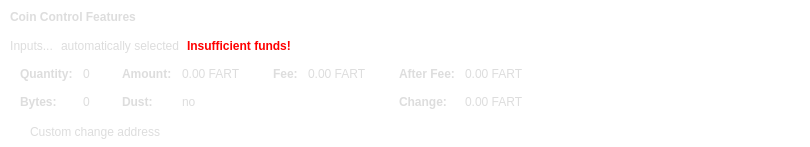
    <widget class="QFrame" name="frameCoinControl">
<!-- Style of background -->  
              <property name="styleSheet">
               <string notr="true">background-color: rgba(0, 0, 0, 0%); color: #DDDDDD; border: 0px; </string>
              </property>
<!-- Style of background -->  
     <property name="sizePolicy">
      <sizepolicy hsizetype="Expanding" vsizetype="Expanding">
       <horstretch>0</horstretch>
       <verstretch>0</verstretch>
      </sizepolicy>
     </property>
     <property name="maximumSize">
      <size>
       <width>16777215</width>
       <height>16777215</height>
      </size>
     </property>
     <property name="frameShape">
      <enum>QFrame::StyledPanel</enum>
     </property>
     <property name="frameShadow">
      <enum>QFrame::Sunken</enum>
     </property>
     <layout class="QVBoxLayout" name="verticalLayoutCoinControl2">
      <property name="spacing">
       <number>0</number>
      </property>
      <property name="leftMargin">
       <number>0</number>
      </property>
      <property name="topMargin">
       <number>0</number>
      </property>
      <property name="rightMargin">
       <number>0</number>
      </property>
      <property name="bottomMargin">
       <number>6</number>
      </property>
      <item>
       <layout class="QVBoxLayout" name="verticalLayoutCoinControl" stretch="0,0,0,0,1">
        <property name="spacing">
         <number>0</number>
        </property>
        <property name="leftMargin">
         <number>10</number>
        </property>
        <property name="topMargin">
         <number>10</number>
        </property>
        <item>
         <layout class="QHBoxLayout" name="horizontalLayoutCoinControl1">
          <property name="bottomMargin">
           <number>15</number>
          </property>
          <item>
           <widget class="QLabel" name="labelCoinControlFeatures">
<!-- Style of background -->  
              <property name="styleSheet">
               <string notr="true">background-color: rgba(0, 0, 0, 0%); color: #DDDDDD; border: 0px; border-radius: 7px; </string>
              </property>
<!-- Style of background -->  
            <property name="sizePolicy">
             <sizepolicy hsizetype="Preferred" vsizetype="Maximum">
              <horstretch>0</horstretch>
              <verstretch>0</verstretch>
             </sizepolicy>
            </property>
            <property name="font">
             <font>
              <weight>75</weight>
              <bold>true</bold>
             </font>
            </property>
            <property name="styleSheet">
             <string notr="true">font-weight:bold;</string>
            </property>
            <property name="text">
             <string>Coin Control Features</string>
            </property>
           </widget>
          </item>
         </layout>
        </item>
        <item>
         <layout class="QHBoxLayout" name="horizontalLayoutCoinControl2" stretch="0,0,0,0">
          <property name="spacing">
           <number>8</number>
          </property>
          <property name="bottomMargin">
           <number>10</number>
          </property>
          <item>
           <widget class="QPushButton" name="pushButtonCoinControl">
              <property name="styleSheet">
               <string notr="true">background-color: rgba(0, 0, 0, 0%); color: #DDDDDD; border: 0px; border-radius: 7px; </string>
              </property>
            <property name="styleSheet">
             <string notr="true"/>
            </property>
            <property name="text">
             <string>Inputs...</string>
            </property>
            <property name="autoDefault">
             <bool>false</bool>
            </property>
           </widget>
          </item>
          <item>
           <widget class="QLabel" name="labelCoinControlAutomaticallySelected">
              <property name="styleSheet">
               <string notr="true">background-color: rgba(0, 0, 0, 0%); color: #DDDDDD; border: 0px; border-radius: 7px; </string>
              </property>
            <property name="text">
             <string>automatically selected</string>
            </property>
            <property name="margin">
             <number>5</number>
            </property>
           </widget>
          </item>
          <item>
           <widget class="QLabel" name="labelCoinControlInsuffFunds">
            <property name="font">
             <font>
              <weight>75</weight>
              <bold>true</bold>
             </font>
            </property>
            <property name="styleSheet">
             <string notr="true">color:red;font-weight:bold;background-color: rgba(0, 0, 0, 0%);border: 0px;</string>
            </property>
            <property name="text">
             <string>Insufficient funds!</string>
            </property>
            <property name="margin">
             <number>5</number>
            </property>
           </widget>
          </item>
          <item>
           <spacer name="horizontalSpacerCoinControl">
            <property name="orientation">
             <enum>Qt::Horizontal</enum>
            </property>
            <property name="sizeHint" stdset="0">
             <size>
              <width>40</width>
              <height>1</height>
             </size>
            </property>
           </spacer>
          </item>
         </layout>
        </item>
        <item>
         <widget class="QWidget" name="widgetCoinControl" native="true">
          <property name="sizePolicy">
           <sizepolicy hsizetype="Preferred" vsizetype="Preferred">
            <horstretch>0</horstretch>
            <verstretch>0</verstretch>
           </sizepolicy>
          </property>
          <property name="minimumSize">
           <size>
            <width>0</width>
            <height>0</height>
           </size>
          </property>
          <property name="styleSheet">
           <string notr="true"/>
          </property>
          <layout class="QHBoxLayout" name="horizontalLayoutCoinControl5">
           <property name="leftMargin">
            <number>0</number>
           </property>
           <property name="topMargin">
            <number>0</number>
           </property>
           <property name="rightMargin">
            <number>0</number>
           </property>
           <property name="bottomMargin">
            <number>0</number>
           </property>
           <item>
            <layout class="QHBoxLayout" name="horizontalLayoutCoinControl3" stretch="0,0,0,1">
             <property name="spacing">
              <number>20</number>
             </property>
             <property name="topMargin">
              <number>0</number>
             </property>
             <property name="bottomMargin">
              <number>10</number>
             </property>
             <item>
              <layout class="QFormLayout" name="formLayoutCoinControl1">
               <property name="horizontalSpacing">
                <number>10</number>
               </property>
               <property name="verticalSpacing">
                <number>14</number>
               </property>
               <property name="leftMargin">
                <number>10</number>
               </property>
               <property name="topMargin">
                <number>4</number>
               </property>
               <property name="rightMargin">
                <number>6</number>
               </property>
               <item row="0" column="0">
                <widget class="QLabel" name="labelCoinControlQuantityText">
                 <property name="font">
                  <font>
                   <weight>75</weight>
                   <bold>true</bold>
                  </font>
                 </property>
                 <property name="text">
                  <string>Quantity:</string>
                 </property>
                 <property name="margin">
                  <number>0</number>
                 </property>
                </widget>
               </item>
               <item row="0" column="1">
                <widget class="QLabel" name="labelCoinControlQuantity">
                 <property name="cursor">
                  <cursorShape>IBeamCursor</cursorShape>
                 </property>
                 <property name="contextMenuPolicy">
                  <enum>Qt::ActionsContextMenu</enum>
                 </property>
                 <property name="text">
                  <string notr="true">0</string>
                 </property>
                 <property name="margin">
                  <number>0</number>
                 </property>
                 <property name="textInteractionFlags">
                  <set>Qt::LinksAccessibleByMouse|Qt::TextSelectableByKeyboard|Qt::TextSelectableByMouse</set>
                 </property>
                </widget>
               </item>
               <item row="1" column="0">
                <widget class="QLabel" name="labelCoinControlBytesText">
                 <property name="font">
                  <font>
                   <weight>75</weight>
                   <bold>true</bold>
                  </font>
                 </property>
                 <property name="text">
                  <string>Bytes:</string>
                 </property>
                </widget>
               </item>
               <item row="1" column="1">
                <widget class="QLabel" name="labelCoinControlBytes">
<!-- Style of Amount -->  
              <property name="styleSheet">
               <string notr="true">background-color: rgba(0, 0, 0, 0%); color: #DDDDDD; border: 0px; border-radius: 7px; </string>
              </property>
<!-- Style of Amount --> 
                 <property name="cursor">
                  <cursorShape>IBeamCursor</cursorShape>
                 </property>
                 <property name="contextMenuPolicy">
                  <enum>Qt::ActionsContextMenu</enum>
                 </property>
                 <property name="text">
                  <string notr="true">0</string>
                 </property>
                 <property name="textInteractionFlags">
                  <set>Qt::LinksAccessibleByMouse|Qt::TextSelectableByKeyboard|Qt::TextSelectableByMouse</set>
                 </property>
                </widget>
               </item>
              </layout>
             </item>
             <item>
              <layout class="QFormLayout" name="formLayoutCoinControl2">
               <property name="horizontalSpacing">
                <number>10</number>
               </property>
               <property name="verticalSpacing">
                <number>14</number>
               </property>
               <property name="leftMargin">
                <number>6</number>
               </property>
               <property name="topMargin">
                <number>4</number>
               </property>
               <property name="rightMargin">
                <number>6</number>
               </property>
               <item row="0" column="0">
                <widget class="QLabel" name="labelCoinControlAmountText">
                 <property name="font">
                  <font>
                   <weight>75</weight>
                   <bold>true</bold>
                  </font>
                 </property>
                 <property name="text">
                  <string>Amount:</string>
                 </property>
                 <property name="margin">
                  <number>0</number>
                 </property>
                </widget>
               </item>
               <item row="0" column="1">
                <widget class="QLabel" name="labelCoinControlAmount">
              <property name="styleSheet">
               <string notr="true">background-color: rgba(0, 0, 0, 0%); border: 1px; </string>
              </property>
                 <property name="cursor">
                  <cursorShape>IBeamCursor</cursorShape>
                 </property>
                 <property name="contextMenuPolicy">
                  <enum>Qt::ActionsContextMenu</enum>
                 </property>
                 <property name="text">
                  <string notr="true">0.00 FART</string>
                 </property>
                 <property name="textInteractionFlags">
                  <set>Qt::LinksAccessibleByMouse|Qt::TextSelectableByKeyboard|Qt::TextSelectableByMouse</set>
                 </property>
                </widget>
               </item>
               <item row="1" column="0">
                <widget class="QLabel" name="labelCoinControlLowOutputText">
                 <property name="font">
                  <font>
                   <weight>75</weight>
                   <bold>true</bold>
                  </font>
                 </property>
                 <property name="text">
                  <string>Dust:</string>
                 </property>
                </widget>
               </item>
               <item row="1" column="1">
                <widget class="QLabel" name="labelCoinControlLowOutput">
                 <property name="cursor">
                  <cursorShape>IBeamCursor</cursorShape>
                 </property>
                 <property name="contextMenuPolicy">
                  <enum>Qt::ActionsContextMenu</enum>
                 </property>
                 <property name="text">
                  <string notr="true">no</string>
                 </property>
                 <property name="textInteractionFlags">
                  <set>Qt::LinksAccessibleByMouse|Qt::TextSelectableByKeyboard|Qt::TextSelectableByMouse</set>
                 </property>
                </widget>
               </item>
              </layout>
             </item>
             <item>
              <layout class="QFormLayout" name="formLayoutCoinControl3">
               <property name="horizontalSpacing">
                <number>10</number>
               </property>
               <property name="verticalSpacing">
                <number>14</number>
               </property>
               <property name="leftMargin">
                <number>6</number>
               </property>
               <property name="topMargin">
                <number>4</number>
               </property>
               <property name="rightMargin">
                <number>6</number>
               </property>
               <item row="0" column="0">
                <widget class="QLabel" name="labelCoinControlFeeText">
                 <property name="font">
                  <font>
                   <weight>75</weight>
                   <bold>true</bold>
                  </font>
                 </property>
                 <property name="text">
                  <string>Fee:</string>
                 </property>
                 <property name="margin">
                  <number>0</number>
                 </property>
                </widget>
               </item>
               <item row="0" column="1">
                <widget class="QLabel" name="labelCoinControlFee">
                 <property name="cursor">
                  <cursorShape>IBeamCursor</cursorShape>
                 </property>
                 <property name="contextMenuPolicy">
                  <enum>Qt::ActionsContextMenu</enum>
                 </property>
                 <property name="text">
                  <string notr="true">0.00 FART</string>
                 </property>
                 <property name="textInteractionFlags">
                  <set>Qt::LinksAccessibleByMouse|Qt::TextSelectableByKeyboard|Qt::TextSelectableByMouse</set>
                 </property>
                </widget>
               </item>
              </layout>
             </item>
             <item>
              <layout class="QFormLayout" name="formLayoutCoinControl4">
               <property name="horizontalSpacing">
                <number>10</number>
               </property>
               <property name="verticalSpacing">
                <number>14</number>
               </property>
               <property name="leftMargin">
                <number>6</number>
               </property>
               <property name="topMargin">
                <number>4</number>
               </property>
               <property name="rightMargin">
                <number>6</number>
               </property>
               <item row="0" column="0">
                <widget class="QLabel" name="labelCoinControlAfterFeeText">
                 <property name="font">
                  <font>
                   <weight>75</weight>
                   <bold>true</bold>
                  </font>
                 </property>
                 <property name="text">
                  <string>After Fee:</string>
                 </property>
                 <property name="margin">
                  <number>0</number>
                 </property>
                </widget>
               </item>
               <item row="0" column="1">
                <widget class="QLabel" name="labelCoinControlAfterFee">
                 <property name="cursor">
                  <cursorShape>IBeamCursor</cursorShape>
                 </property>
                 <property name="contextMenuPolicy">
                  <enum>Qt::ActionsContextMenu</enum>
                 </property>
                 <property name="text">
                  <string notr="true">0.00 FART</string>
                 </property>
                 <property name="textInteractionFlags">
                  <set>Qt::LinksAccessibleByMouse|Qt::TextSelectableByKeyboard|Qt::TextSelectableByMouse</set>
                 </property>
                </widget>
               </item>
               <item row="1" column="0">
                <widget class="QLabel" name="labelCoinControlChangeText">
                 <property name="font">
                  <font>
                   <weight>75</weight>
                   <bold>true</bold>
                  </font>
                 </property>
                 <property name="text">
                  <string>Change:</string>
                 </property>
                </widget>
               </item>
               <item row="1" column="1">
                <widget class="QLabel" name="labelCoinControlChange">
                 <property name="cursor">
                  <cursorShape>IBeamCursor</cursorShape>
                 </property>
                 <property name="contextMenuPolicy">
                  <enum>Qt::ActionsContextMenu</enum>
                 </property>
                 <property name="text">
                  <string notr="true">0.00 FART</string>
                 </property>
                 <property name="textInteractionFlags">
                  <set>Qt::LinksAccessibleByMouse|Qt::TextSelectableByKeyboard|Qt::TextSelectableByMouse</set>
                 </property>
                </widget>
               </item>
              </layout>
             </item>
            </layout>
           </item>
          </layout>
         </widget>
        </item>
        <item>
         <layout class="QHBoxLayout" name="horizontalLayoutCoinControl4" stretch="0,0,0">
          <property name="spacing">
           <number>12</number>
          </property>
          <property name="sizeConstraint">
           <enum>QLayout::SetDefaultConstraint</enum>
          </property>
          <property name="topMargin">
           <number>5</number>
          </property>
          <property name="rightMargin">
           <number>5</number>
          </property>
          <item>
           <widget class="QCheckBox" name="checkBoxCoinControlChange">
            <property name="toolTip">
             <string>If this is activated, but the change address is empty or invalid, change will be sent to a newly generated address.</string>
            </property>
            <property name="text">
             <string>Custom change address</string>
            </property>
           </widget>
          </item>
          <item>
           <widget class="QValidatedLineEdit" name="lineEditCoinControlChange">
            <property name="enabled">
             <bool>false</bool>
            </property>
            <property name="sizePolicy">
             <sizepolicy hsizetype="Expanding" vsizetype="Fixed">
              <horstretch>0</horstretch>
              <verstretch>0</verstretch>
             </sizepolicy>
            </property>
           </widget>
          </item>
          <item>
           <widget class="QLabel" name="labelCoinControlChangeLabel">
            <property name="sizePolicy">
             <sizepolicy hsizetype="Preferred" vsizetype="Expanding">
              <horstretch>0</horstretch>
              <verstretch>0</verstretch>
             </sizepolicy>
            </property>
            <property name="minimumSize">
             <size>
              <width>0</width>
              <height>0</height>
             </size>
            </property>
            <property name="text">
             <string/>
            </property>
            <property name="margin">
             <number>3</number>
            </property>
           </widget>
          </item>
         </layout>
        </item>
        <item>
         <spacer name="verticalSpacerCoinControl">
          <property name="orientation">
           <enum>Qt::Vertical</enum>
          </property>
          <property name="sizeHint" stdset="0">
           <size>
            <width>800</width>
            <height>1</height>
           </size>
          </property>
         </spacer>
        </item>
       </layout>
      </item>
     </layout>
    </widget>
